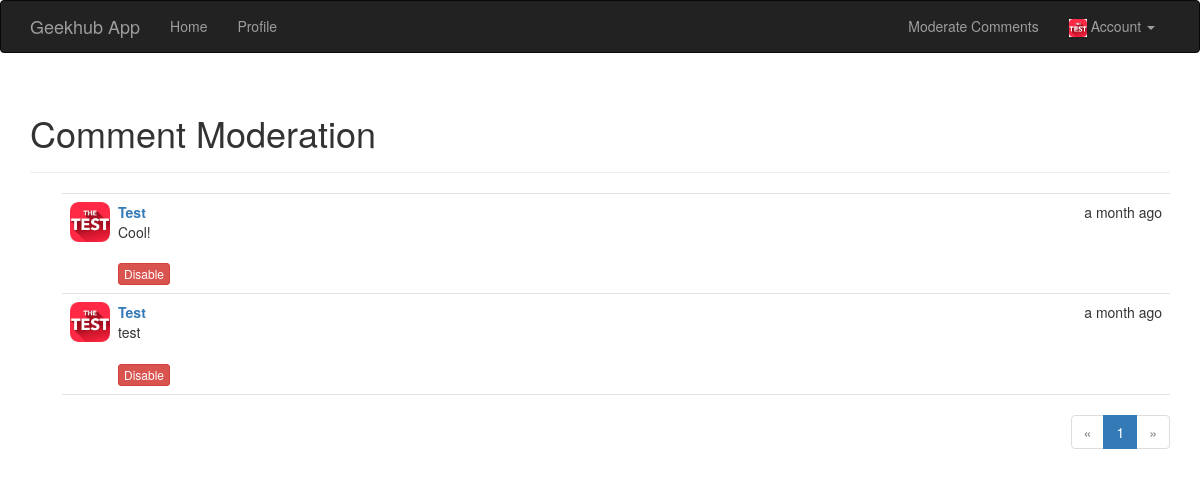
Screenshot of /moderate (signed in) with the database file from the repository.
### app/models/user.py (models this page shows, shortened)
class User(UserMixin, db.Model):
    __tablename__ = 'users'
    id = db.Column(db.Integer, primary_key=True)
    email = db.Column(db.String(64), unique=True, index=True)
    username = db.Column(db.String(64), unique=True, index=True)
    role_id = db.Column(db.Integer, db.ForeignKey('roles.id'))
    password_hash = db.Column(db.String(128))
    confirmed = db.Column(db.Boolean, default=False)
    name = db.Column(db.String(64))
    location = db.Column(db.String(64))
    about_me = db.Column(db.Text())
    member_since = db.Column(db.DateTime(), default=datetime.utcnow)
    last_seen = db.Column(db.DateTime(), default=datetime.utcnow)
    posts = db.relationship('Post', backref='author', lazy='dynamic')
    avatar_url = db.Column(db.String(64), default='uploads/default-user-image.png')
    followed = db.relationship('Follow',
                               foreign_keys='Follow.follower_id',
                               backref=db.backref('follower', lazy='joined'),
                               lazy='dynamic',
                               cascade='all, delete-orphan')
    followers = db.relationship('Follow',
                                foreign_keys='Follow.followed_id',
                                backref=db.backref('followed', lazy='joined'),
                                lazy='dynamic',
                                cascade='all, delete-orphan')
    comments = db.relationship('Comment', backref='author', lazy='dynamic')
    @property
    def password(self):
        raise AttributeError('password is not a readable attribute')
    def can(self, permissions):
        return self.role is not None and \
            (self.role.permissions & permissions) == permissions

### app/models/comment.py (models this page shows, shortened)
class Comment(db.Model):
    __tablename__ = 'comments'
    id = db.Column(db.Integer, primary_key=True)
    body = db.Column(db.Text)
    body_html = db.Column(db.Text)
    timestamp = db.Column(db.DateTime, index=True, default=datetime.utcnow)
    disabled = db.Column(db.Boolean)
    author_id = db.Column(db.Integer, db.ForeignKey('users.id'))
    post_id = db.Column(db.Integer, db.ForeignKey('posts.id'))

### app/main/views/post.py (the view)
@main.route('/moderate')
@login_required
@permission_required(Permission.MODERATE_COMMENTS)
def moderate():
    page = request.args.get('page', 1, type=int)
    pagination = Comment.query.order_by(Comment.timestamp.desc()).paginate(
        page, per_page=current_app.config['COMMENTS_PER_PAGE'],
        error_out=False)
    comments = pagination.items
    return render_template('moderate.html', comments=comments,
                           pagination=pagination, page=page)

### app/auth/views.py (called while the page is built)
@auth.before_app_request
def before_request():
    if current_user.is_authenticated \
            and not current_user.confirmed \
            and request.endpoint[:5] != 'auth.' \
            and request.endpoint != 'static':
        return redirect(url_for('auth.unconfirmed'))

### app/main/__init__.py (called while the page is built)
@main.app_context_processor
def inject_permissions():
    return dict(Permission=Permission)

### app/models/user.py (called while the page is built)
@login_manager.user_loader
def load_user(user_id):
    return User.query.get(int(user_id))

### app/templates/moderate.html (shortened to what this page needs)
{% extends "base.html" %}
{% import "_macros.html" as macros %}
{% block page_content %}
<div class="page-header">
    <h1>Comment Moderation</h1>
</div>
{% set moderate = True %}
{% include '_comments.html' %}
{% if pagination %}
<div class="pagination">
    {{ macros.pagination_widget(pagination, '.moderate') }}
</div>
{% endif %}
{% endblock %}

### app/templates/base.html (shortened to what this page needs)
{% extends "bootstrap/base.html" %}
{% block head %}
{{ super() }}
<link rel="stylesheet" type="text/css" href="{{ url_for('static', filename='styles.css') }}">
{% endblock %}
{% block navbar %}
<div class="navbar navbar-inverse" role="navigation">
    <div class="container">
        <div class="navbar-header">
            <a class="navbar-brand" href="{{ url_for('main.index') }}">Geekhub App</a>
        </div>
        <div class="navbar-collapse collapse">
            <ul class="nav navbar-nav">
                <li><a href="{{ url_for('main.index') }}">Home</a></li>
                {% if current_user.is_authenticated %}
                <li><a href="{{ url_for('main.user', username=current_user.username) }}">Profile</a></li>
                {% endif %}
            </ul>
            <ul class="nav navbar-nav navbar-right">
                {% if current_user.can(Permission.MODERATE_COMMENTS) %}
                <li><a href="{{ url_for('main.moderate') }}">Moderate Comments</a></li>
                {% endif %}
                {% if current_user.is_authenticated %}
                <li class="dropdown">
                    <a href="#" class="dropdown-toggle" data-toggle="dropdown">
                        {% if current_user.avatar_url %}
                            <img class="mini-avatar" src="{{ url_for('static', filename=current_user.avatar_url) }}">
                        {% endif %}
                        Account <b class="caret"></b>
                    </a>
                </li>
                {% else %}
                <li><a href="{{ url_for('auth.login') }}">Log In</a></li>
                {% endif %}
            </ul>
        </div>
    </div>
</div>
{% endblock %}
{% block content %}
<div class="container">
    {% block page_content %}{% endblock %}
</div>
{% endblock %}

### app/templates/_comments.html (shortened to what this page needs)
<ul class="comments">
    {% for comment in comments %}
    <li class="comment">
        <div class="comment-thumbnail">
            <a href="{{ url_for('.user', username=comment.author.username) }}">
                <img class="img-rounded profile-thumbnail small-avatar" src="{{ url_for('static', filename=comment.author.avatar_url) }}">
            </a>
        </div>
        <div class="comment-content">
            <div class="comment-date">{{ moment(comment.timestamp).fromNow() }}</div>
            <div class="comment-author"><a href="{{ url_for('.user', username=comment.author.username) }}">{{ comment.author.username }}</a></div>
            <div class="comment-body">
                {% if moderate or not comment.disabled %}
                    {% if comment.body_html %}
                        {{ comment.body_html | safe }}
                    {% else %}
                        {{ comment.body }}
                    {% endif %}
                {% endif %}
            </div>
            {% if moderate %}
                <br>
                {% if comment.disabled %}
                <a class="btn btn-default btn-xs" href="{{ url_for('.moderate_enable', id=comment.id, page=page) }}">Enable</a>
                {% else %}
                <a class="btn btn-danger btn-xs" href="{{ url_for('.moderate_disable', id=comment.id, page=page) }}">Disable</a>
                {% endif %}
            {% endif %}
        </div>
    </li>
    {% endfor %}
</ul>

### app/static/styles.css (style rules this page uses)
.profile-thumbnail { position: absolute; width: 256px; }
ul.comments { list-style-type: none; padding: 0px; margin: 16px 0px 0px 0px; }
ul.comments li.comment { margin-left: 32px; padding: 8px; border-bottom: 1px solid #e0e0e0; }
ul.comments li.comment:nth-child(1) { border-top: 1px solid #e0e0e0; }
div.comment-date { float: right; }
div.comment-author { font-weight: bold; }
div.comment-thumbnail { position: absolute; }
div.comment-content { margin-left: 48px; min-height: 48px; }
div.pagination { width: 100%; text-align: right; padding: 0px; margin: 0px; }
img.small-avatar { width: 40px; }
img.mini-avatar { width: 18px; }

### rows the page displays
User: avatar_url (picture)
Comment: avatar_url (picture), timestamp "a month ago", author.username "Test", body_html "Cool!"
Comment: avatar_url (picture), timestamp "a month ago", author.username "Test", body_html "test"

### other values shown
{{ p }} "1"
